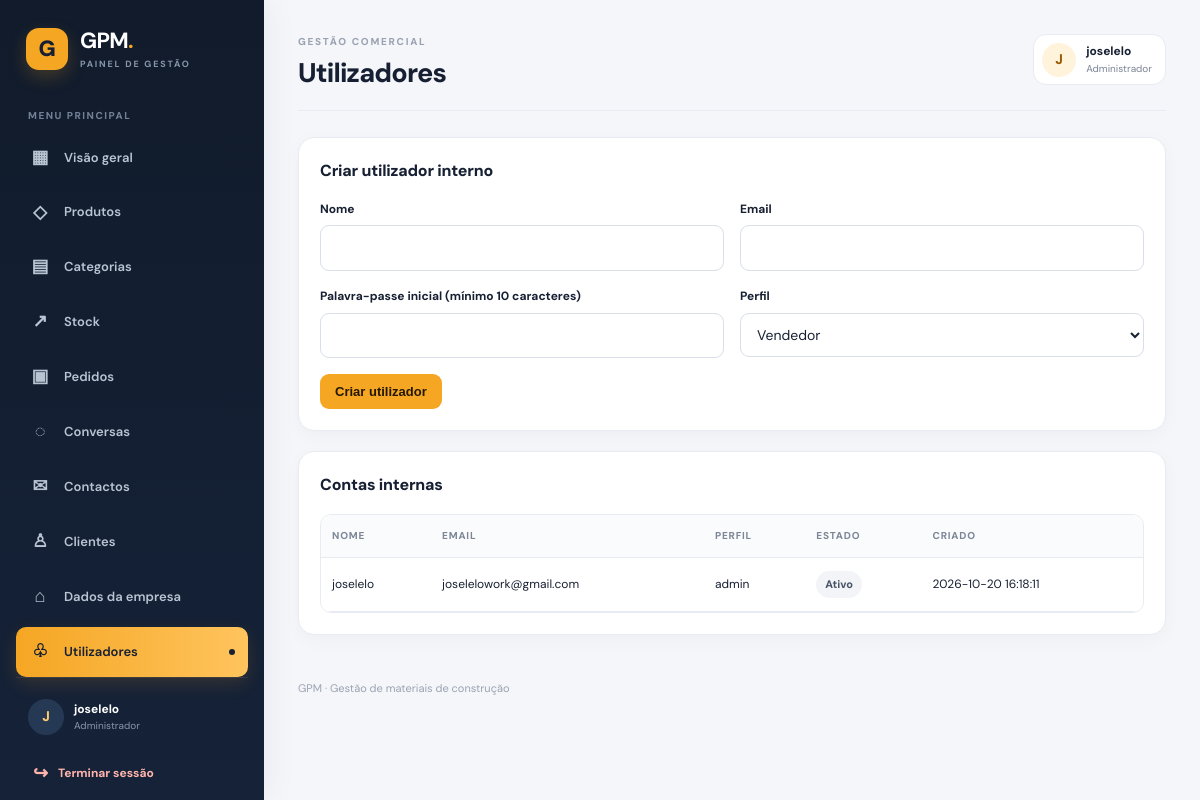
The page /gpm2/admin/users.php (signed in) on the database its author committed.
### tables this page shows
CREATE TABLE `users` (
  `id` bigint(20) UNSIGNED NOT NULL,
  `name` varchar(150) NOT NULL,
  `email` varchar(190) NOT NULL,
  `password` varchar(255) NOT NULL,
  `role` enum('admin','seller','stock_manager') NOT NULL DEFAULT 'seller',
  `active` tinyint(1) NOT NULL DEFAULT 1,
  `must_change_password` tinyint(1) NOT NULL DEFAULT 0,
  `last_login_at` datetime DEFAULT NULL,
  `created_at` timestamp NOT NULL DEFAULT current_timestamp(),
  `updated_at` timestamp NOT NULL DEFAULT current_timestamp() ON UPDATE current_timestamp()
);

### gpm2/admin/users.php (the view, shortened to what this page needs)
<?php
require_once __DIR__ . '/../app/bootstrap.php';
$pdo = db();
$rows = $pdo->query('SELECT id, name, email, role, active, created_at FROM users ORDER BY id DESC')->fetchAll(PDO::FETCH_ASSOC);
layout_start('Utilizadores');
?>
<section class="panel">
    <h2>Criar utilizador interno</h2>
    <form method="post"><?= csrf_field() ?>
        <div class="form-grid">
            <div class="field"><label for="name">Nome</label><input id="name" name="name" required></div>
            <div class="field"><label for="email">Email</label><input id="email" name="email" type="email" required></div>
            <div class="field"><label for="password">Palavra-passe inicial (mínimo 10 caracteres)</label><input id="password" name="password" type="password" minlength="10" required></div>
            <div class="field"><label for="role">Perfil</label><select id="role" name="role"><option value="seller">Vendedor</option></select></div>
        </div>
        <button type="submit">Criar utilizador</button>
    </form>
</section>
<section class="panel">
    <h2>Contas internas</h2>
    <div class="table-wrap"><table><thead><tr><th>Nome</th><th>Email</th><th>Perfil</th><th>Estado</th><th>Criado</th></tr></thead><tbody>
    <?php foreach ($rows as $row): ?><tr><td><?= e($row['name']) ?></td><td><?= e($row['email']) ?></td><td><?= e($row['role']) ?></td><td><span class="badge"><?= (int)$row['active'] === 1 ? 'Ativo' : 'Inativo' ?></span></td><td><?= e($row['created_at']) ?></td></tr><?php endforeach; ?>
    </tbody></table></div>
</section>
<?php layout_end(); ?>

### gpm2/app/bootstrap.php (shortened to what this page needs)
<?php
function e(mixed $value): string
{
    return htmlspecialchars(
        (string) ($value ?? ''),
        ENT_QUOTES | ENT_SUBSTITUTE,
        'UTF-8'
    );
}
function current_user(): ?array
{
    $user = $_SESSION['gpm_user'] ?? null;
    return is_array($user) ? $user : null;
}
function layout_start(string $title): void
{
    $user = current_user();
    echo '<!doctype html>';
    echo '<html lang="pt">';
    echo '<head>';
    echo '<link rel="stylesheet" href="' . BASE_URL . '/admin/assets/css/admin.css">';
    echo '</head>';
    echo '<body class="admin-body">';
    require BASE_PATH . '/admin/includes/sidebar.php';
    echo '<main class="main">';
    echo '<header class="topbar">';
    echo '<div class="topbar-heading">';
    echo '<div><span class="eyebrow">GESTÃO COMERCIAL</span><h1>' . e($title) . '</h1></div>';
    echo '</div>';
    echo '<div class="user-chip"><span class="user-avatar">' . e(strtoupper(substr((string)($user['name'] ?? 'U'), 0, 1))) . '</span><span><strong>' . e($user['name'] ?? 'Utilizador') . '</strong><small>Administrador</small></span></div>';
    echo '</header>';
}
function layout_end(): void
{
    echo '<footer class="footer">';
    echo 'GPM · Gestão de materiais de construção';
    echo '</footer>';
    echo '</main>';
    echo '</body>';
    echo '</html>';
}

### gpm2/admin/includes/sidebar.php (shortened to what this page needs)
<?php
$paginaAtual = basename($_SERVER['PHP_SELF'] ?? '');
$menuAdmin = [
    ['label' => 'Visão geral', 'icon' => '▦', 'file' => 'index.php', 'roles' => ['admin', 'seller', 'stock_manager']],
    ['label' => 'Produtos', 'icon' => '◇', 'file' => 'products.php', 'roles' => ['admin']],
    ['label' => 'Categorias', 'icon' => '▤', 'file' => 'categories.php', 'roles' => ['admin']],
    ['label' => 'Stock', 'icon' => '↗', 'file' => 'stock.php', 'roles' => ['admin', 'stock_manager']],
    ['label' => 'Pedidos', 'icon' => '▣', 'file' => 'orders.php', 'roles' => ['admin', 'seller']],
    ['label' => 'Conversas', 'icon' => '◌', 'file' => 'chat.php', 'roles' => ['admin', 'seller']],
    ['label' => 'Contactos', 'icon' => '✉', 'file' => 'contacts.php', 'roles' => ['admin', 'seller']],
    ['label' => 'Clientes', 'icon' => '♙', 'file' => 'customers.php', 'roles' => ['admin', 'seller']],
    ['label' => 'Dados da empresa', 'icon' => '⌂', 'file' => 'company.php', 'roles' => ['admin']],
    ['label' => 'Utilizadores', 'icon' => '♧', 'file' => 'users.php', 'roles' => ['admin']],
];
$roleAtual = (string)(current_user()['role'] ?? '');
$menuAdmin = array_values(array_filter(
    $menuAdmin,
    static fn(array $item): bool => in_array($roleAtual, $item['roles'], true)
));
$roleLabels = [
    'admin' => 'Administrador',
    'seller' => 'Vendedor',
    'stock_manager' => 'Gestor de stock',
];
?>
<aside class="sidebar" id="gpmSidebar" aria-label="Navegação principal">
    <a class="brand" href="<?= e(BASE_URL) ?>/admin/index.php">
        <span class="brand-mark">G</span>
        <span class="brand-copy"><strong>GPM<span>.</span></strong><small>PAINEL DE GESTÃO</small></span>
    </a>
    <div class="sidebar-section-label">MENU PRINCIPAL</div>
    <nav class="sidebar-nav">
        <?php foreach ($menuAdmin as $item): ?>
            <?php $active = $paginaAtual === $item['file'] || ($paginaAtual === 'order.php' && $item['file'] === 'orders.php'); ?>
            <a href="<?= e(BASE_URL) ?>/admin/<?= e($item['file']) ?>" class="sidebar-link<?= $active ? ' active' : '' ?>"<?= $active ? ' aria-current="page"' : '' ?>>
                <span class="nav-icon" aria-hidden="true"><?= e($item['icon']) ?></span>
                <span><?= e($item['label']) ?></span>
                <?php if ($active): ?><span class="active-indicator"></span><?php endif; ?>
            </a>
        <?php endforeach; ?>
    </nav>
    <div class="sidebar-bottom">
        <div class="sidebar-user">
            <span class="sidebar-user-avatar"><?= e(strtoupper(substr((string)(current_user()['name'] ?? 'U'), 0, 1))) ?></span>
            <span><strong><?= e(current_user()['name'] ?? 'Utilizador') ?></strong><small><?= e($roleLabels[$roleAtual] ?? 'Utilizador') ?></small></span>
        </div>
        <a class="sidebar-logout" href="<?= e(BASE_URL) ?>/admin/logout.php"><span>↪</span> Terminar sessão</a>
    </div>
</aside>

### rows shown on the page
users: name "J", name "joselelo", role "Administrador", email "joselelowork@gmail.com", role "admin", active "Ativo", created_at "2026-10-20 16:18:11"

### other values the page prints
$item['icon'] "▦"
$item['label'] "Visão geral"
$item['icon'] "◇"
$item['label'] "Produtos"
$item['icon'] "▤"
$item['label'] "Categorias"
$item['icon'] "↗"
$item['label'] "Stock"
$item['icon'] "▣"
$item['label'] "Pedidos"
$item['icon'] "◌"
$item['label'] "Conversas"
$item['icon'] "✉"
$item['label'] "Contactos"
$item['icon'] "♙"
